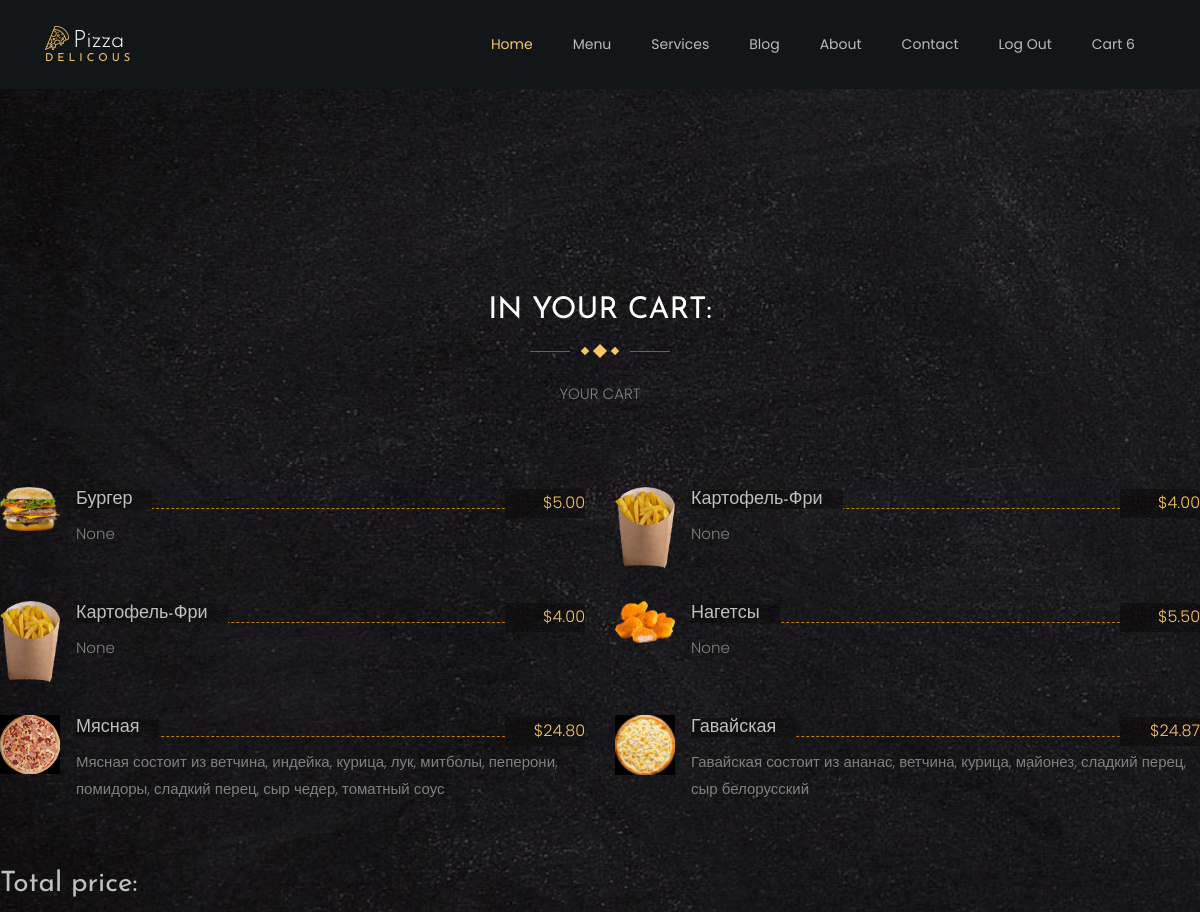
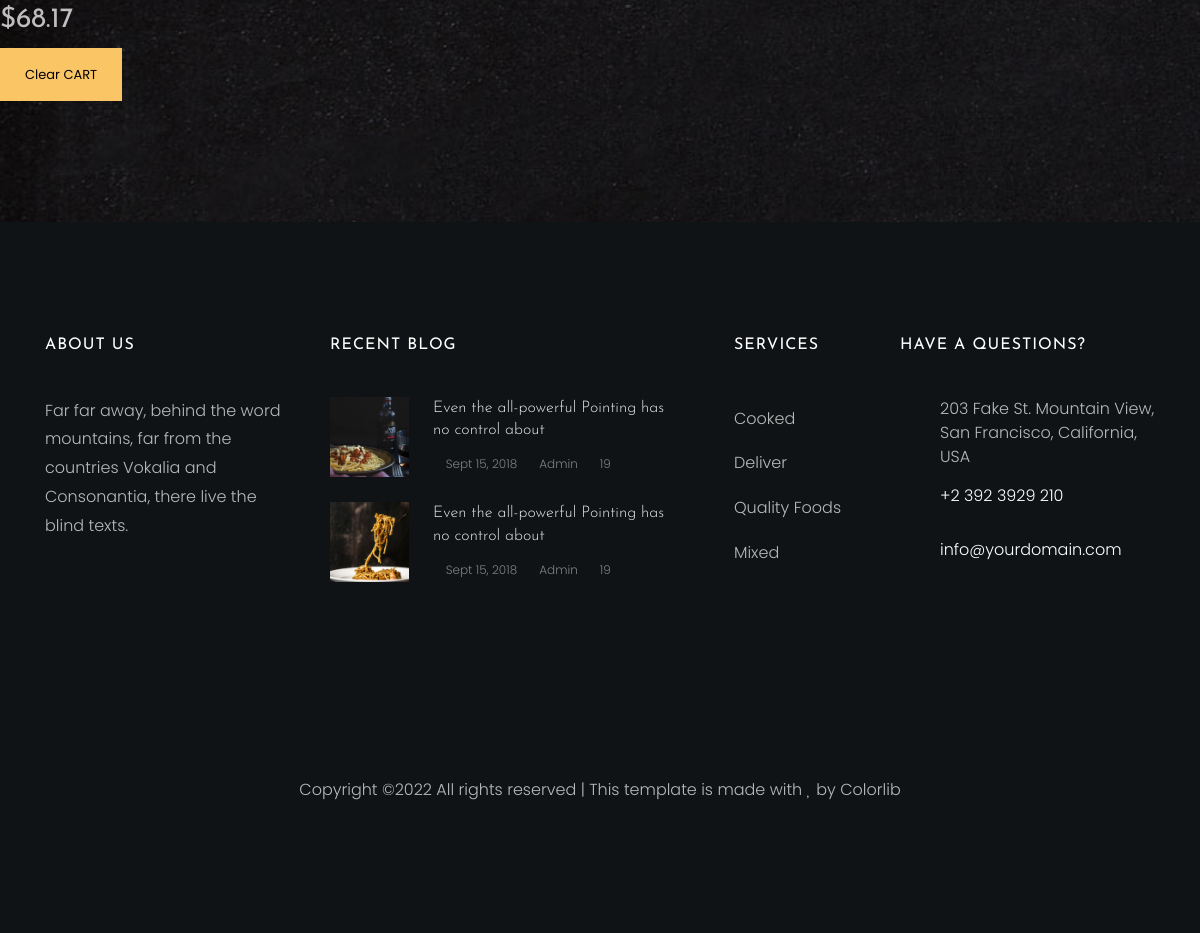
Page /accounts/cart/ (signed in) on the committed database (2 pictures, top to bottom).
### app/models.py (models this page shows, shortened)
class Cart(models.Model):
    user = models.ForeignKey(
        settings.AUTH_USER_MODEL,
        verbose_name='пользователь',
        on_delete=models.DO_NOTHING
    )
    name = models.CharField(
        max_length=120,
        verbose_name='название'
    )
    price = models.DecimalField(
        decimal_places=2,
        max_digits=8,
        default=0,
        verbose_name='цена',
        help_text="Max 999999.99"
    )
    class Meta:
        db_table = 'app_carts'
        verbose_name = 'корзина'
        verbose_name_plural = 'корзины'

class Product(models.Model):
    title = models.CharField(
        max_length=36,
        verbose_name='название',
        help_text='Max 36 symbols'
    )
    descr = models.CharField(
        max_length=140,
        null=True,
        blank=True,
        verbose_name='описание',
        help_text="Max 140 symbols"
    )
    is_published = models.BooleanField(
        default=False,
        verbose_name='publication'
    )
    price = models.DecimalField(
        decimal_places=2,
        max_digits=8,
        default=0,
        verbose_name='цена',
        help_text="Max 999999.99"
    )
    category = models.ForeignKey(
        'Category',
        on_delete=models.PROTECT,
        verbose_name='категория',
        help_text="Max 16 symbols"
    )
    image = models.ImageField(
        upload_to='products',
        verbose_name="картинка",
        null=True,
        blank=True
    )
    class Meta:
        db_table = "app_products"

class Pizza(models.Model):
    name = models.CharField(
        max_length=24,
        verbose_name='пицца',
        help_text='max 24 symbols'
    )
    price = models.DecimalField(
        decimal_places=2,
        max_digits=5,
        default=0,
        verbose_name='цена',
        help_text='Max 999.99'
    )
    ingridients = models.ManyToManyField(
        'ingridients',
        verbose_name='ингридиенты',
        related_name='ingridient'
    )
    descr = models.CharField(
        max_length=140,
        null=True,
        blank=True,
        verbose_name='описание',
        help_text="Max 140 symbols"
    )
    is_published = models.BooleanField(
        default=False,
        verbose_name='publication'
    )
    image = models.ImageField(
        upload_to='products',
        verbose_name="картинка",
        null=True,
        blank=True
    )
    class Meta:
        db_table = "app_pizza"

### registration/views.py (the view)
# urls.py: path('accounts/cart/', CartView.as_view(), name='cart'),
class CartView(LoginRequiredMixin, IndexView):
    template_name = 'registration/cart.html'
    login_url = '/signin/'
    def get(self, request: HttpRequest) -> HttpResponse:
        user = User.objects.filter(username=request.user)[0]
        user_products = Cart.objects.filter(user=request.user.id)
        content = self.get_context_data()
        content['user'] = user
        content['user_products'] = user_products
        prices = []
        for i in user_products:
            for p in content['products']:
                if i.name == p.title:
                    prices.append(p.price)
            for pi in content['pizzas']:
                if i.name == pi.name:
                    prices.append(pi.price)
        total_price = sum(prices)
        content['total_price'] = total_price
        content['count_userproducts'] = len(user_products)
        return render(request, self.template_name, content)

### app/forms.py
class ContactForm(ModelForm):
    class Meta:
        model = Contact
        fields = ('name', 'email', 'message')
        widgets = {
            'name': TextInput(
                attrs={
                    'type': 'text',
                    'class': 'form-control',
                    'placeholder': "First Name"
                }
            ),
            'email': TextInput(
                attrs={
                    'type': 'text',
                    'class': 'form-control',
                    'placeholder': "Last Name"
                }
            ),
            'message': Textarea(
                attrs={
                    'name': '',
                    'id': '',
                    'clos': '30',
                    'row': '3',
                    'class': 'form-control',
                    'placeholder': "Message"
                }
            )
        }

### registration/templates/registration/cart.html (shortened to what this page needs)
{% extends "app/base.html" %}
{% load static %}
{% block content %}
    <section class="ftco-section">
    	<div class="container">
    		<div class="row justify-content-center mb-5 pb-3 mt-5 pt-5">
          <div class="col-md-7 heading-section text-center ftco-animate">
            <h2 class="mb-4">In your cart:</h2>
            <p class="flip"><span class="deg1"></span><span class="deg2"></span><span class="deg3"></span></p>
            <p class="mt-5">YOUR CART</p>
          </div>
			</div>
        </div>
        <div class="row">
			{% for p in products %}
				{% for i in user_products %}
					{% if i.name == p.title %}
					<div class="col-md-6">
						<div class="pricing-entry d-flex ftco-animate">
							{% if p.image %}
							<a href="#{{p.image.url}}" class="menu-img img mb-4"> <img src="{{p.image.url}}" class="menu-img img-fluid" alt=""></a>
							{% endif %}
							<div class="desc pl-3">
								<div class="d-flex text align-items-center">
									<h3><span>{{p.title|title}}</span></h3>
									<span class="price">${{p.price}}</span>
								</div>
								<div class="d-block">
									<p>{{p.descr|title}}</p>
								</div>
							</div>
						</div>
					</div>
					{% endif %}
				{% endfor %}
			{% endfor %}
			{% for p in pizzas %}
				{% for i in user_products %}
					{% if i.name == p.name %}
					<div class="col-md-6">
						<div class="pricing-entry d-flex ftco-animate">
							{% if p.image %}
							<a href="#{{p.image.url}}" class="menu-img img mb-4"> <img src="{{p.image.url}}" class="menu-img img-fluid" alt=""></a>
							{% endif %}
							<div class="desc pl-3">
								<div class="d-flex text align-items-center">
									<h3><span>{{p.name|title}}</span></h3>
									<span class="price">${{p.price}}</span>
								</div>
								<div class="d-block">
									{% for key, value in ing.items %}
									{% if p.name == key %}
									<p>{{p.name|title}} состоит из {{value}}</p>
									{% endif %}
									{% endfor %}
								</div>
							</div>
						</div>
					</div>
					{% endif %}
				{% endfor %}
			{% endfor %}
    	</div>
		<form action="#" method="post">
			<h3><span>Total price:   </span></h3>
			<h3><span class="price">${{total_price}}</span></h3>
			<div class="form-group">
			  <input type="submit" name="action" value="Clear CART" class="btn btn-primary py-3 px-4">
			</div>
		</form>
    </section>
{% endblock %}

### rows in the picture
Product: title "Бургер", price "5.00", descr "None"
Cart: image (picture)
Product: title "Картофель-Фри", price "4.00", descr "None"
Cart: image (picture)
Cart: image (picture)
Product: title "Нагетсы", price "5.50", descr "None"
Cart: image (picture)
Pizza: name "Мясная", price "24.80", name "Мясная"
Cart: image (picture), ing "ветчина, индейка, курица, лук, митболы, пеперони, помидоры, сладкий перец, сыр чедер, томатный соус"
Pizza: name "Гавайская", price "24.87", name "Гавайская"
Cart: image (picture), ing "ананас, ветчина, курица, майонез, сладкий перец, сыр белорусский"

### other values in the picture
{{ count_userproducts }} "6"
{{ total_price }} "68.17"
